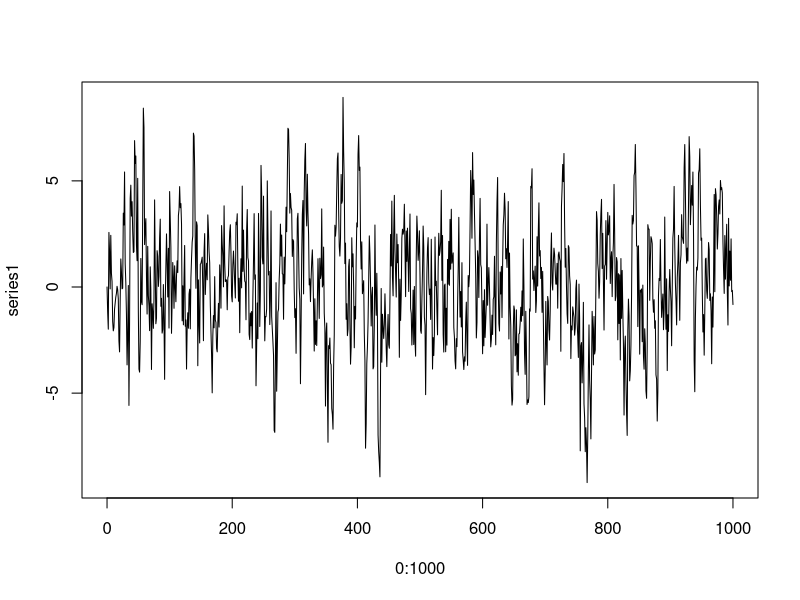
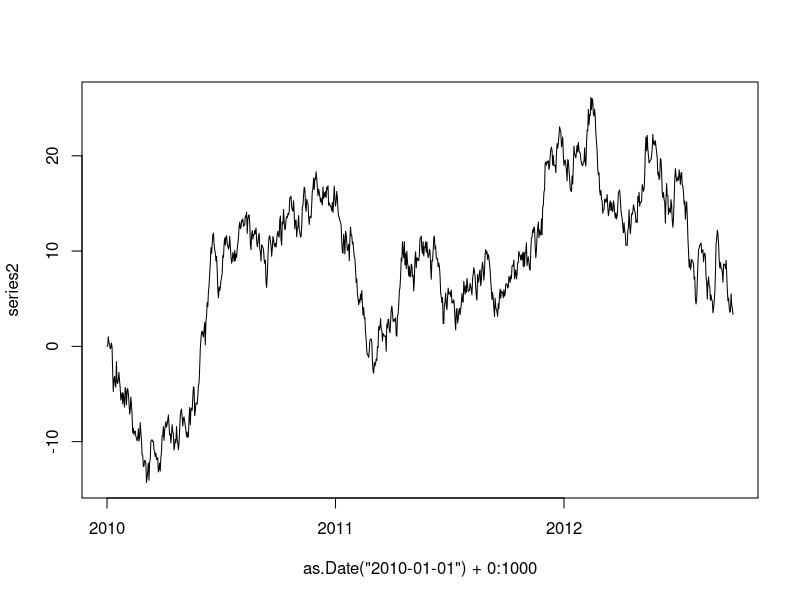

Write the R code that produced these figures, in order.
#Introduction to R

#0. Assigning values to variables: using = or -> is a matter of taste
a = 10
b <- 10
10 -> c
d = "Hello World"

filepath = "~/Dropbox/EESP/Monitorias/introR"

print(a)
print(b)
print(c)
print(d)

#1. Vectors, matrices, lists and dataframes
#1.1 Vectors
#Vectors store a sequence of elements of the same type (boolean, double, character, Date)

#Some examples:
#Declaring an empty vector
vec1 = c()

#Let's generate a vector with the numbers from 1 to 10 by using a loop
i=1 
while (i <= 10){
  #Updating a vector by adding an entry to it
  vec1 = c(vec1, i)
  #updates index
  i = i + 1
}

print(vec1)

#Or, more compactly:
vec2 = 1:10
print(vec2)

#Let's create a vector with the even numbers from 1 to 10
vec3 = c()

for(i in 1:10)
  if(i %% 2 == 0)
    vec3 = c(vec3, i)

print(vec3)

#Or, more simply
vec4 = seq(2, 10, by = 2)

#Logical operators also work with vectors
i = 15
print(i > 10)

print(vec4 > 6)

#One can select a subset of a vector by selecting a subset of its indices
print(vec4[c(1,3,5)])

#Or by using a logical vector of same dimension
print(vec4[vec4>6])

#Vectors work with other types too
#Vector with all days in 2016
days2016 = seq(from = as.Date("2016-01-01"), to = as.Date("2016-12-31"), by = 1)
print(days2016)

#1.2 Matrices
#Matrices extend vectors to the multidimensional case. As in the case of vectors, 
#all elements are of (and forced/cast to be) the same type. When working with numeric elements,
#most tools of matrix algebra are available in R.

#Declaring a matrix. There are many ways, e.g. by "reshaping" a vector
mat1 = matrix(1:9, nrow = 3, ncol = 3)
print(mat1)

#By concatenating vectors
vec1 = 1:10
vec2 = seq(100, 120, length = 10 )
mat2 = cbind(vec1, vec2)
mat3 = rbind(vec1, vec2)

print(mat2)
print(mat3)

#Or by other commands
id4 = diag(rep(1,4))
print(id4)

#Vectors and matrices work with the usual matrix algebra operations, e.g.
#Matrix multiplication (vectors are assumed to be column vectors)
v =  1:4
print(id4%*%v)
print(t(v)%*%id4%*%v)

#Not to be confused with! (equally useful)
print(v*id4)

#Regular sums
mat4 = matrix(1:16, nrow = 4)
print(mat4+id4)

#Inversion
print(mat2)
print(solve(t(mat2)%*%mat2))

#Kronecker products
print(mat4%x%id4)

#etc.

#As in vectors, we may select a subset of a matrix by either passing 
#a vector of indices or logical vectors, but now there are two dimensions
print(mat1)
print(mat1[3,])
print(mat1[,2:3])
print(mat1[mat1[,1] >= 2,])

#1.3 Lists
#We may see a list as an extension of a vector, but allowing entries to have different values.

#Example
person = list("name" = "Joao", "is.female" = F, "date.birth" = as.Date("1994-12-01") )
print(person)
print(person$name)
print(person[[1]])

matrices = list()
#Adding a same matrix 10 times to a list
for(i in 1:10)
  matrices[[i]] = mat1

print(matrices)

#1.4 Dataframe
#Just as one may see a list as a multi-type extension of a vector, so may one see a dataframe
#as a natural extension of a matrix
dados = data.frame("nome" = c("Joao", "Maria", "Jose"), "birth" = rep("2010-10-01",3), "weight" = c(50,55,60))

print(dados)
print(dados$nome)
print(dados[,c("nome", "weight")])
print(dados[dados$weight<57,])

#A dataframe is a database-like object. It is also the natural environment for many of R's statistical
#commands

#Sets a working directory (default filepath for accessing files)
#You declared your filepath at the beginning
setwd(filepath)

#Loads a CSV file as a dataframe
base = read.csv("fehr2007.csv")
View(base)

#Some summary statistics
summary(base)

#Let's run a regression of totrev on high, block2 and block3
ols1 = lm(totrev~high+block2+block3, data = base)
summary(ols1)

#We could do it by hand too, but just have to take care to remove missing (and convert things
#to vectors and matrices)
y = base$totrev
X = as.matrix(base[,c("high", "block2", "block3")])
X = cbind(1, X)
complete = complete.cases(cbind(y,X))

y = y[complete]
X = X[complete,]

bols = solve(t(X)%*%X)%*%t(X)%*%y
print(bols)

#2. Functions

#Functions allow for reutilising the code; and make things a lot clearer.

#Example1: Function that generates Tt draws from an AR1: yt = alpha + rho y_{t-1} + epsilon_t, 
#where epsilon is normally distributed with std sigma (defaults to 1) and starting value y0.

ar1 <- function(Tt, alpha, rho, y0, sigma = 1)
{
  path = c(y0)
  noise = rnorm(Tt, mean = 0, sd = sigma)
  for(t in 1:Tt)
    path = c(path, alpha + rho*path[t] + noise[t])
  return(path)
}

#Generating some draws
series1 = ar1(1000, 0, 0.7, 0, 2)
#Plotting results
plot(0:1000, series1, type = "l")

#Now an integrated process
series2 = ar1(1000, 0, 1, 0)
plot(as.Date("2010-01-01")+0:1000, series2, type = "l")

#Numerical functions may also be used in optimization, integration; all of which are available
#in R's base command

#Example: function that returns a square of a number
f1 <- function(x)
{
  return(x^2)
}

print(f1(4))

#Let's integrate f1 from 0 to 1
print(integrate(f1, 0, 1))

#Let's minimise f1 using the BFGS algorithm, starting from x = 2 and without passing a gradient
#(R computes it numerically)
print(optim(fn = f1, par = c(2), method = "BFGS"))

#3. Packages and beyond

#Despite the breadth of R's base packages, sometimes we may want to go beyond; or simply not write our
#commands from scratch. R has a large repository of user-made packages, with methods written in R or
#even in low-abstraction languages. We may download packages from CRAN (R's default repository)
#or from other places (Github etc.). For most things, CRAN suffices.

#Suppose we did not know (or did not bother to do it by hand) how to compute HC-standard errors 
#in OLS. Package sandwich allows us to do this. Package lmtest allows us to report nice
#test statistics using arbitrary vcov-matrices. Let's download both from CRAN

#Uncomment the line below to download packages
#install.packages(c("sandwich","lmtest"), dependencies = T)

#Loading packages
library(sandwich)
library(lmtest)

#Running a model
ols2 <- lm(totrev~high*block3+block2, data= base)

#Homoskedastic SEs
summary(ols2)

#Now using HC0 SEs
coeftest(ols2, vcov. = vcovHC(ols2, type = "HC0"))

#Let's unload the packages (they overwrote some base functions)
detach(package:sandwich, unload = T)
detach(package:lmtest, unload = T)
